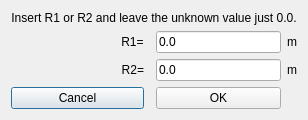
<?xml version="1.0" encoding="UTF-8"?>
<ui version="4.0">
 <class>CreateLineArcArcLine</class>
 <widget class="QDialog" name="CreateLineArcArcLine">
  <property name="geometry">
   <rect>
    <x>0</x>
    <y>0</y>
    <width>291</width>
    <height>112</height>
   </rect>
  </property>
  <property name="windowTitle">
   <string>Create-Line-Arc-Arc-Line</string>
  </property>
  <layout class="QGridLayout" name="gridLayout">
   <item row="3" column="0">
    <widget class="QPushButton" name="pushButtonCancel">
     <property name="text">
      <string>Cancel</string>
     </property>
    </widget>
   </item>
   <item row="1" column="3">
    <widget class="QLabel" name="label_6">
     <property name="text">
      <string>m</string>
     </property>
    </widget>
   </item>
   <item row="2" column="3">
    <widget class="QLabel" name="label_7">
     <property name="text">
      <string>m</string>
     </property>
    </widget>
   </item>
   <item row="3" column="2">
    <widget class="QPushButton" name="pushButtonGenerate">
     <property name="text">
      <string>OK</string>
     </property>
    </widget>
   </item>
   <item row="1" column="2">
    <widget class="QLineEdit" name="lineEdit_R1">
     <property name="text">
      <string>0.0</string>
     </property>
    </widget>
   </item>
   <item row="2" column="2">
    <widget class="QLineEdit" name="lineEdit_R2">
     <property name="text">
      <string>0.0</string>
     </property>
    </widget>
   </item>
   <item row="2" column="0">
    <widget class="QLabel" name="label_3">
     <property name="text">
      <string>R2=</string>
     </property>
     <property name="alignment">
      <set>Qt::AlignRight|Qt::AlignTrailing|Qt::AlignVCenter</set>
     </property>
    </widget>
   </item>
   <item row="1" column="0">
    <widget class="QLabel" name="label_4">
     <property name="text">
      <string>                                 R1=</string>
     </property>
     <property name="alignment">
      <set>Qt::AlignCenter</set>
     </property>
    </widget>
   </item>
   <item row="0" column="0" colspan="4">
    <widget class="QLabel" name="label">
     <property name="text">
      <string>Insert R1 or R2 and leave the unknown value just 0.0.</string>
     </property>
     <property name="alignment">
      <set>Qt::AlignCenter</set>
     </property>
    </widget>
   </item>
  </layout>
 </widget>
 <resources/>
 <connections/>
</ui>
